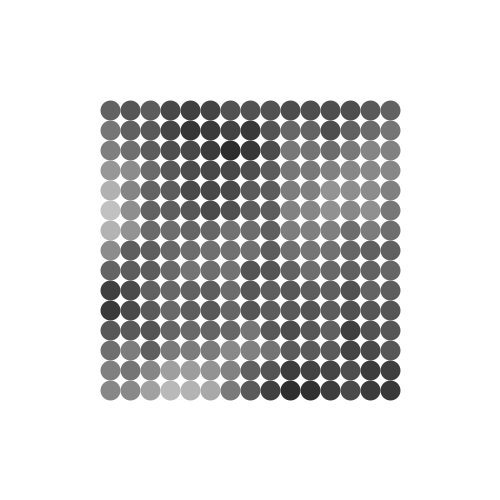
Frame 1 (no input)
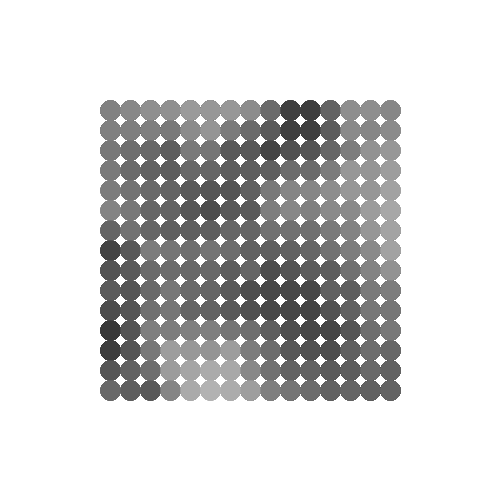
Frame 60 (the mouse pressed at the canvas centre just before this capture)
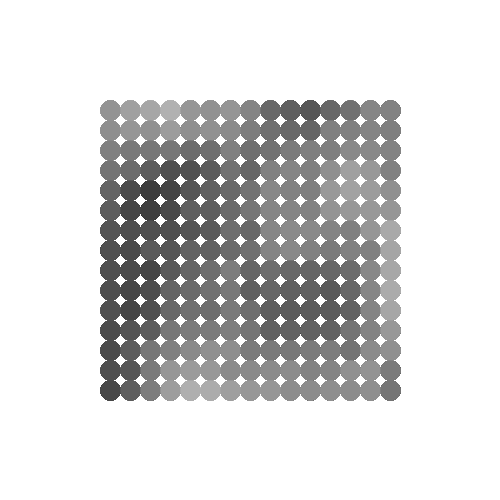
Frame 120 (the mouse held since frame 60 and released just before this capture)

The Processing sketch that drew these frames (run headless with seeded random() and noise(); from frame 60 on, the mouse is pressed at the canvas centre):

// Processing sketch: e06_for_animacja_noise
// ── e06_for_animacja_noise.pde
float z = 0.0;

void setup() {
  size(500, 500);
  background(255);
  strokeWeight(20);
}

void draw() {
  for (int x = 110; x < 400; x = x + 20)
  {
    for (int y = 110; y < 400; y = y + 20)
    {
      stroke(noise(x*0.01, y*0.01, z)*255);
      point(x, y);
    }
  }
  z = z + 0.01;
}
